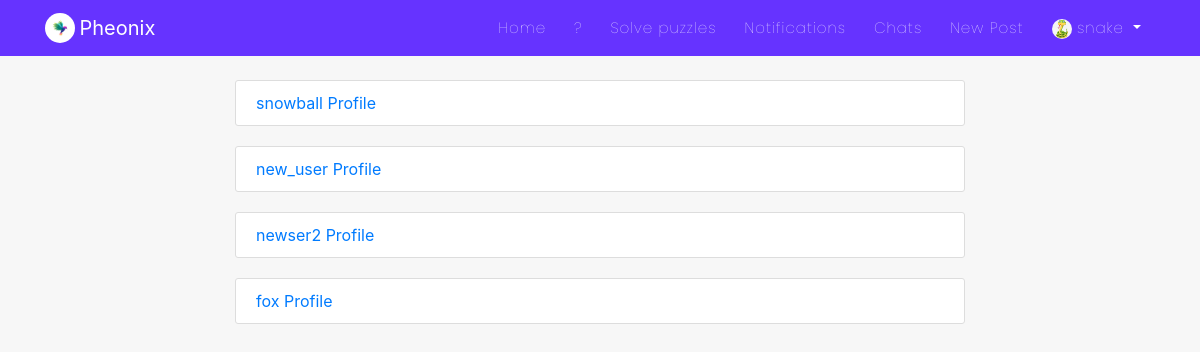
The page /user/all/ (signed in) on the database its author committed.
### users/models.py (models this page shows, shortened)
class Profile(models.Model):
    user = models.OneToOneField(User, on_delete=models.CASCADE)
    is_online = models.BooleanField(default=False)
    following = models.ManyToManyField(User, related_name="following", blank=True)
    friends = models.ManyToManyField(User, related_name='my_friends', blank=True)
    bio = models.CharField(default="",blank=True,null=True,max_length=350)
    date_of_birth = models.CharField(blank=True,max_length=150)
    updated = models.DateTimeField(auto_now=True)
    created = models.DateTimeField(auto_now_add=True)
    image = models.ImageField(default='default.jpg', upload_to='profile_pics',blank=True, null=True)
    def __str__(self):
        return f'{self.user.username} Profile'

### users/views.py (the view)
# urls.py: path('all/', views.ProfileListView.as_view(), name='profile-list-view'),
class ProfileListView(LoginRequiredMixin,ListView):
    model = Profile
    template_name = "users/all_profiles.html"
    context_object_name = "profiles"
    def get_queryset(self):
        return Profile.objects.all().exclude(user=self.request.user)

### users/templates/users/all_profiles.html (shortened to what this page needs)
{% extends "blog/base.html" %}
{% block content %}
<div class="col-md-8 m-auto">
{% for profile in profiles %}
<div class="content-section">
    <a href="{% url 'profile-detail-view' profile.pk %}">{{profile}}</a>
</div>
{% endfor %}
</div>
{% endblock %}

### blog/templates/blog/navbar.html (shortened to what this page needs)
<nav class="navbar navbar-expand-md navbar-dark bg-steel fixed-top">
    <div class="container">
        <img class="rounded-circle" style="height: 30px; width: 30px;" src="/static/blog/images/pheonix.png" alt="">&nbsp;
      <a class="navbar-brand mr-4 pr-3" href="{% url 'Pheonix' %}">Pheonix</a>
      <div class="collapse navbar-collapse" id="navbarToggle">
        <div class="navbar-nav">
          <a class="nav-item nav-link" href="{% url 'blog-home' %}">Home</a>
          <a class="nav-item nav-link" href="/">?</a>
          <a class="nav-item nav-link" href="{% url 'play_game' %}">Solve puzzles</a>
          {% if user.is_authenticated %}
          <a class="nav-item nav-link" href="{% url 'show-notifications' %}">Notifications</a>
          <a class="nav-item nav-link" href="{% url 'room-enroll' %}">Chats</a>
          <a class="nav-item nav-link" href="{% url 'post-create' %}">New Post</a>
          {% endif %}
          {% if user.is_authenticated %}
            <div class="dropdown">
              <a class="dropdown-toggle nav-link" href="#" role="button" id="dropdownMenuLink2" data-toggle="dropdown" aria-haspopup="true" aria-expanded="false">
                <img class="rounded-circle" style="height: 20px; width: 20px;" src="{{user.profile.image.url}}" alt="">&nbsp;{{user}}
              </a>
            </div>
          {% else %}
            <a class="nav-item nav-link" href="{% url 'account_login' %}">Login</a>
            <a class="nav-item nav-link" href="{% url 'register' %}">Register</a>
          {% endif %}
        </div>
      </div>
    </div>
</nav>

### blog/static/blog/main.css (style rules this page uses)
body { background: #f7f7f7; color: #333333; margin-top: 5rem; scroll-behavior: smooth; }
.bg-steel { background: #6633FF; }
.site-header .navbar-nav .nav-link { color: #ffffff; font-family:'Poppins'; font-weight: 100; margin: 0px 6px; font-size: 15px; letter-spacing: 1px; }
.content-section { background: #ffffff; padding: 10px 20px; border: 1px solid #dddddd; border-radius: 3px; margin-bottom: 20px; }

### rows shown on the page
Profile: user.username "snowball Profile"
Profile: user.username "new_user Profile"
Profile: user.username "newser2 Profile"
Profile: user.username "fox Profile"

### other values the page prints
{{ user }} "snake"
